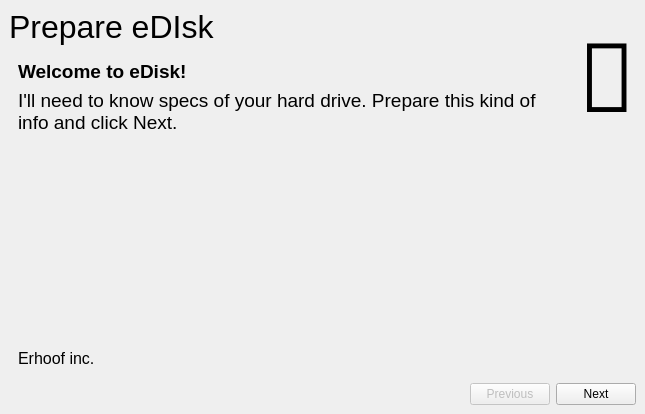
<?xml version="1.0" encoding="UTF-8"?>
<ui version="4.0">
 <class>MainWindow</class>
 <widget class="QMainWindow" name="MainWindow">
  <property name="geometry">
   <rect>
    <x>0</x>
    <y>0</y>
    <width>645</width>
    <height>414</height>
   </rect>
  </property>
  <property name="windowTitle">
   <string>eDisk</string>
  </property>
  <widget class="QWidget" name="centralwidget">
   <layout class="QVBoxLayout" name="verticalLayout">
    <item>
     <layout class="QHBoxLayout" name="horizontalLayout">
      <property name="leftMargin">
       <number>0</number>
      </property>
      <property name="rightMargin">
       <number>0</number>
      </property>
      <item>
       <layout class="QVBoxLayout" name="verticalLayout_4">
        <item>
         <widget class="QLabel" name="label_2">
          <property name="font">
           <font>
            <family>Segoe UI</family>
            <pointsize>24</pointsize>
           </font>
          </property>
          <property name="text">
           <string>Prepare eDIsk</string>
          </property>
         </widget>
        </item>
        <item>
         <widget class="QStackedWidget" name="stackedWidget">
          <property name="currentIndex">
           <number>0</number>
          </property>
          <widget class="QWidget" name="page">
           <layout class="QVBoxLayout" name="verticalLayout_6">
            <item>
             <widget class="QLabel" name="label_3">
              <property name="font">
               <font>
                <family>Segoe UI</family>
                <pointsize>14</pointsize>
                <weight>75</weight>
                <bold>true</bold>
               </font>
              </property>
              <property name="text">
               <string>Welcome to eDisk!</string>
              </property>
             </widget>
            </item>
            <item>
             <widget class="QLabel" name="label_4">
              <property name="font">
               <font>
                <family>Segoe UI</family>
                <pointsize>14</pointsize>
               </font>
              </property>
              <property name="text">
               <string>I'll need to know specs of your hard drive. Prepare this kind of info and click Next.</string>
              </property>
              <property name="wordWrap">
               <bool>true</bool>
              </property>
             </widget>
            </item>
            <item>
             <spacer name="verticalSpacer">
              <property name="orientation">
               <enum>Qt::Vertical</enum>
              </property>
              <property name="sizeHint" stdset="0">
               <size>
                <width>20</width>
                <height>40</height>
               </size>
              </property>
             </spacer>
            </item>
            <item>
             <widget class="QLabel" name="label_5">
              <property name="font">
               <font>
                <family>Segoe UI</family>
                <pointsize>12</pointsize>
               </font>
              </property>
              <property name="text">
               <string>Erhoof inc.</string>
              </property>
             </widget>
            </item>
           </layout>
          </widget>
          <widget class="QWidget" name="page_2">
           <layout class="QVBoxLayout" name="verticalLayout_7">
            <item>
             <widget class="QLabel" name="label_6">
              <property name="font">
               <font>
                <family>Segoe UI</family>
                <pointsize>14</pointsize>
                <weight>75</weight>
                <bold>true</bold>
               </font>
              </property>
              <property name="text">
               <string>eDisk Configuration</string>
              </property>
             </widget>
            </item>
            <item>
             <widget class="QLabel" name="label_7">
              <property name="font">
               <font>
                <family>Segoe UI</family>
                <pointsize>14</pointsize>
               </font>
              </property>
              <property name="text">
               <string>Enter data in the fields below:</string>
              </property>
              <property name="wordWrap">
               <bool>true</bool>
              </property>
             </widget>
            </item>
            <item>
             <widget class="QLabel" name="label_11">
              <property name="font">
               <font>
                <family>Segoe UI</family>
                <pointsize>14</pointsize>
                <weight>50</weight>
                <bold>false</bold>
               </font>
              </property>
              <property name="text">
               <string>Delays (Bytes and secs)</string>
              </property>
             </widget>
            </item>
            <item>
             <layout class="QFormLayout" name="formLayout">
              <property name="topMargin">
               <number>0</number>
              </property>
              <property name="rightMargin">
               <number>0</number>
              </property>
              <item row="0" column="0">
               <widget class="QLabel" name="label_8">
                <property name="font">
                 <font>
                  <family>Segoe UI</family>
                  <pointsize>12</pointsize>
                 </font>
                </property>
                <property name="text">
                 <string>Access Time</string>
                </property>
               </widget>
              </item>
              <item row="0" column="1">
               <widget class="QLineEdit" name="lineEdit_accessTime">
                <property name="maximumSize">
                 <size>
                  <width>100</width>
                  <height>16777215</height>
                 </size>
                </property>
                <property name="font">
                 <font>
                  <family>Segoe UI</family>
                  <pointsize>10</pointsize>
                 </font>
                </property>
                <property name="text">
                 <string>1</string>
                </property>
               </widget>
              </item>
              <item row="1" column="0">
               <widget class="QLabel" name="label_9">
                <property name="font">
                 <font>
                  <family>Segoe UI</family>
                  <pointsize>12</pointsize>
                 </font>
                </property>
                <property name="text">
                 <string>Rotation Delay</string>
                </property>
               </widget>
              </item>
              <item row="1" column="1">
               <widget class="QLineEdit" name="lineEdit_rotationDelay">
                <property name="maximumSize">
                 <size>
                  <width>100</width>
                  <height>16777215</height>
                 </size>
                </property>
                <property name="font">
                 <font>
                  <family>Segoe UI</family>
                  <pointsize>10</pointsize>
                 </font>
                </property>
                <property name="text">
                 <string>0.5</string>
                </property>
               </widget>
              </item>
              <item row="2" column="0">
               <widget class="QLabel" name="label_10">
                <property name="font">
                 <font>
                  <family>Segoe UI</family>
                  <pointsize>12</pointsize>
                 </font>
                </property>
                <property name="text">
                 <string>Transfer Speed</string>
                </property>
               </widget>
              </item>
              <item row="2" column="1">
               <widget class="QLineEdit" name="lineEdit_transferSpeed">
                <property name="maximumSize">
                 <size>
                  <width>100</width>
                  <height>16777215</height>
                 </size>
                </property>
                <property name="font">
                 <font>
                  <family>Segoe UI</family>
                  <pointsize>10</pointsize>
                 </font>
                </property>
                <property name="text">
                 <string>10</string>
                </property>
               </widget>
              </item>
             </layout>
            </item>
            <item>
             <widget class="QLabel" name="label_12">
              <property name="font">
               <font>
                <family>Segoe UI</family>
                <pointsize>14</pointsize>
               </font>
              </property>
              <property name="text">
               <string>CHS Preset</string>
              </property>
             </widget>
            </item>
            <item>
             <layout class="QFormLayout" name="formLayout_2">
              <property name="topMargin">
               <number>0</number>
              </property>
              <item row="0" column="0">
               <widget class="QLabel" name="label_13">
                <property name="font">
                 <font>
                  <family>Segoe UI</family>
                  <pointsize>12</pointsize>
                 </font>
                </property>
                <property name="text">
                 <string>Cylinders</string>
                </property>
               </widget>
              </item>
              <item row="0" column="1">
               <widget class="QLineEdit" name="lineEdit_cylinders">
                <property name="maximumSize">
                 <size>
                  <width>100</width>
                  <height>16777215</height>
                 </size>
                </property>
                <property name="font">
                 <font>
                  <family>Segoe UI</family>
                  <pointsize>10</pointsize>
                 </font>
                </property>
                <property name="text">
                 <string>10</string>
                </property>
               </widget>
              </item>
              <item row="1" column="0">
               <widget class="QLabel" name="label_14">
                <property name="font">
                 <font>
                  <family>Segoe UI</family>
                  <pointsize>12</pointsize>
                 </font>
                </property>
                <property name="text">
                 <string>Sectors</string>
                </property>
               </widget>
              </item>
              <item row="1" column="1">
               <widget class="QLineEdit" name="lineEdit_sectors">
                <property name="maximumSize">
                 <size>
                  <width>100</width>
                  <height>16777215</height>
                 </size>
                </property>
                <property name="font">
                 <font>
                  <family>Segoe UI</family>
                  <pointsize>10</pointsize>
                 </font>
                </property>
                <property name="text">
                 <string>30</string>
                </property>
               </widget>
              </item>
              <item row="2" column="0">
               <widget class="QLabel" name="label_15">
                <property name="font">
                 <font>
                  <family>Segoe UI</family>
                  <pointsize>12</pointsize>
                 </font>
                </property>
                <property name="text">
                 <string>Heads</string>
                </property>
               </widget>
              </item>
              <item row="2" column="1">
               <widget class="QLineEdit" name="lineEdit_heads">
                <property name="enabled">
                 <bool>false</bool>
                </property>
                <property name="maximumSize">
                 <size>
                  <width>100</width>
                  <height>16777215</height>
                 </size>
                </property>
                <property name="font">
                 <font>
                  <family>Segoe UI</family>
                  <pointsize>10</pointsize>
                 </font>
                </property>
                <property name="text">
                 <string>1</string>
                </property>
               </widget>
              </item>
             </layout>
            </item>
            <item>
             <spacer name="verticalSpacer_2">
              <property name="orientation">
               <enum>Qt::Vertical</enum>
              </property>
              <property name="sizeHint" stdset="0">
               <size>
                <width>20</width>
                <height>40</height>
               </size>
              </property>
             </spacer>
            </item>
           </layout>
          </widget>
         </widget>
        </item>
       </layout>
      </item>
      <item>
       <layout class="QVBoxLayout" name="verticalLayout_2">
        <property name="leftMargin">
         <number>0</number>
        </property>
        <item>
         <widget class="QLabel" name="label">
          <property name="font">
           <font>
            <family>Segoe MDL2 Assets</family>
            <pointsize>72</pointsize>
           </font>
          </property>
          <property name="text">
           <string></string>
          </property>
          <property name="alignment">
           <set>Qt::AlignLeading|Qt::AlignLeft|Qt::AlignTop</set>
          </property>
         </widget>
        </item>
       </layout>
      </item>
     </layout>
    </item>
    <item>
     <layout class="QHBoxLayout" name="horizontalLayout_2">
      <property name="sizeConstraint">
       <enum>QLayout::SetMinimumSize</enum>
      </property>
      <item>
       <spacer name="horizontalSpacer">
        <property name="orientation">
         <enum>Qt::Horizontal</enum>
        </property>
        <property name="sizeType">
         <enum>QSizePolicy::Expanding</enum>
        </property>
        <property name="sizeHint" stdset="0">
         <size>
          <width>40</width>
          <height>20</height>
         </size>
        </property>
       </spacer>
      </item>
      <item>
       <widget class="QPushButton" name="pushButton_prev">
        <property name="enabled">
         <bool>false</bool>
        </property>
        <property name="text">
         <string>Previous</string>
        </property>
       </widget>
      </item>
      <item>
       <widget class="QPushButton" name="pushButton_next">
        <property name="text">
         <string>Next</string>
        </property>
       </widget>
      </item>
     </layout>
    </item>
   </layout>
  </widget>
 </widget>
 <resources/>
 <connections/>
</ui>
